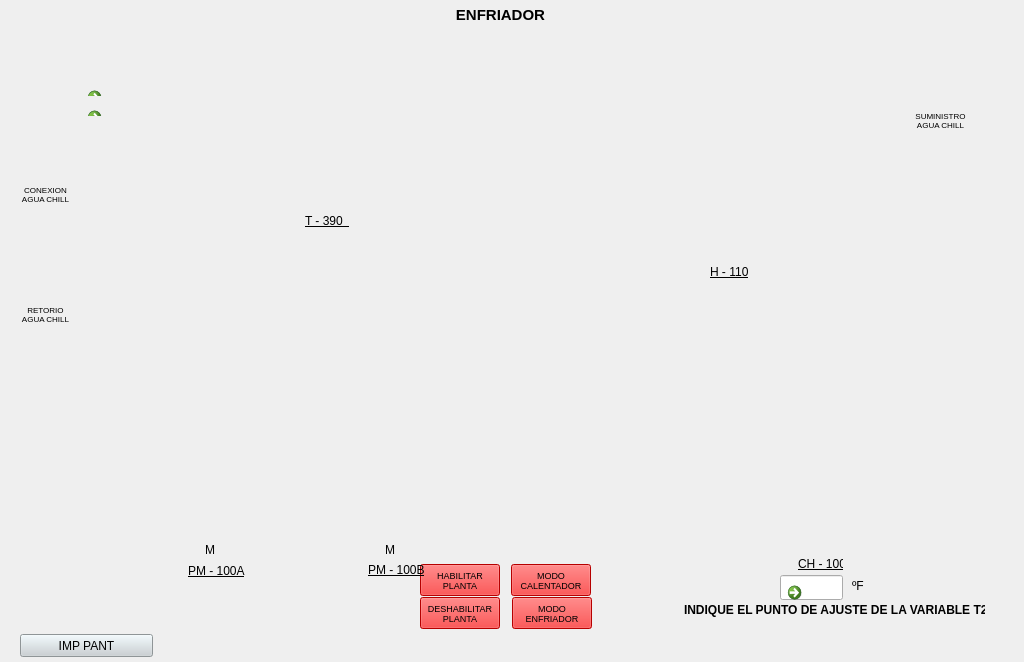
<?xml version="1.0" encoding="UTF-8"?>
<ui version="4.0">
 <class>ENFRIADOR</class>
 <widget class="QWidget" name="ENFRIADOR">
  <property name="geometry">
   <rect>
    <x>0</x>
    <y>0</y>
    <width>1024</width>
    <height>662</height>
   </rect>
  </property>
  <property name="minimumSize">
   <size>
    <width>1024</width>
    <height>662</height>
   </size>
  </property>
  <property name="maximumSize">
   <size>
    <width>1024</width>
    <height>662</height>
   </size>
  </property>
  <property name="windowTitle">
   <string>Form</string>
  </property>
  <widget class="QLabel" name="lbFondo">
   <property name="geometry">
    <rect>
     <x>0</x>
     <y>0</y>
     <width>1024</width>
     <height>662</height>
    </rect>
   </property>
   <property name="text">
    <string/>
   </property>
   <property name="pixmap">
    <pixmap resource="../Resources.qrc">:/Resources/PNG/N5.png</pixmap>
   </property>
  </widget>
  <widget class="QLabel" name="lbEnfT">
   <property name="geometry">
    <rect>
     <x>410</x>
     <y>7</y>
     <width>181</width>
     <height>16</height>
    </rect>
   </property>
   <property name="font">
    <font>
     <pointsize>11</pointsize>
     <weight>75</weight>
     <bold>true</bold>
    </font>
   </property>
   <property name="text">
    <string>ENFRIADOR</string>
   </property>
   <property name="alignment">
    <set>Qt::AlignCenter</set>
   </property>
  </widget>
  <widget class="QPushButton" name="btHabPla">
   <property name="geometry">
    <rect>
     <x>420</x>
     <y>564</y>
     <width>80</width>
     <height>32</height>
    </rect>
   </property>
   <property name="font">
    <font>
     <pointsize>7</pointsize>
     <weight>50</weight>
     <bold>false</bold>
    </font>
   </property>
   <property name="styleSheet">
    <string notr="true">background-color: rgb(255, 0, 0);</string>
   </property>
   <property name="text">
    <string>HABILITAR
PLANTA</string>
   </property>
  </widget>
  <widget class="QPushButton" name="btDesPla">
   <property name="geometry">
    <rect>
     <x>420</x>
     <y>597</y>
     <width>80</width>
     <height>32</height>
    </rect>
   </property>
   <property name="font">
    <font>
     <pointsize>7</pointsize>
     <weight>50</weight>
     <bold>false</bold>
    </font>
   </property>
   <property name="styleSheet">
    <string notr="true">background-color: rgb(255, 0, 0);</string>
   </property>
   <property name="text">
    <string>DESHABILITAR
PLANTA</string>
   </property>
  </widget>
  <widget class="QPushButton" name="btEnfr">
   <property name="geometry">
    <rect>
     <x>512</x>
     <y>597</y>
     <width>80</width>
     <height>32</height>
    </rect>
   </property>
   <property name="font">
    <font>
     <pointsize>7</pointsize>
     <weight>50</weight>
     <bold>false</bold>
    </font>
   </property>
   <property name="styleSheet">
    <string notr="true">background-color: rgb(255, 0, 0);</string>
   </property>
   <property name="text">
    <string>MODO
ENFRIADOR</string>
   </property>
  </widget>
  <widget class="QPushButton" name="btCalent">
   <property name="geometry">
    <rect>
     <x>511</x>
     <y>564</y>
     <width>80</width>
     <height>32</height>
    </rect>
   </property>
   <property name="font">
    <font>
     <pointsize>7</pointsize>
     <weight>50</weight>
     <bold>false</bold>
    </font>
   </property>
   <property name="styleSheet">
    <string notr="true">background-color: rgb(255, 0, 0);</string>
   </property>
   <property name="text">
    <string>MODO
CALENTADOR</string>
   </property>
  </widget>
  <widget class="QLabel" name="lbPm100a">
   <property name="geometry">
    <rect>
     <x>188</x>
     <y>563</y>
     <width>61</width>
     <height>16</height>
    </rect>
   </property>
   <property name="font">
    <font>
     <underline>true</underline>
    </font>
   </property>
   <property name="text">
    <string>PM - 100A</string>
   </property>
  </widget>
  <widget class="QLabel" name="lbPm100b">
   <property name="geometry">
    <rect>
     <x>368</x>
     <y>562</y>
     <width>61</width>
     <height>16</height>
    </rect>
   </property>
   <property name="font">
    <font>
     <underline>true</underline>
    </font>
   </property>
   <property name="text">
    <string>PM - 100B</string>
   </property>
  </widget>
  <widget class="QLabel" name="lbT390">
   <property name="geometry">
    <rect>
     <x>305</x>
     <y>213</y>
     <width>45</width>
     <height>16</height>
    </rect>
   </property>
   <property name="font">
    <font>
     <underline>true</underline>
    </font>
   </property>
   <property name="text">
    <string>T - 390  </string>
   </property>
  </widget>
  <widget class="QLabel" name="lbh110">
   <property name="geometry">
    <rect>
     <x>710</x>
     <y>264</y>
     <width>45</width>
     <height>16</height>
    </rect>
   </property>
   <property name="font">
    <font>
     <underline>true</underline>
    </font>
   </property>
   <property name="text">
    <string>H - 110</string>
   </property>
  </widget>
  <widget class="QLabel" name="lbCh100">
   <property name="geometry">
    <rect>
     <x>798</x>
     <y>556</y>
     <width>45</width>
     <height>16</height>
    </rect>
   </property>
   <property name="font">
    <font>
     <underline>true</underline>
    </font>
   </property>
   <property name="text">
    <string>CH - 100</string>
   </property>
  </widget>
  <widget class="QLabel" name="lbT2U">
   <property name="geometry">
    <rect>
     <x>852</x>
     <y>578</y>
     <width>21</width>
     <height>16</height>
    </rect>
   </property>
   <property name="font">
    <font>
     <underline>false</underline>
    </font>
   </property>
   <property name="text">
    <string>ºF</string>
   </property>
  </widget>
  <widget class="QLabel" name="lbIndT">
   <property name="geometry">
    <rect>
     <x>684</x>
     <y>602</y>
     <width>301</width>
     <height>16</height>
    </rect>
   </property>
   <property name="font">
    <font>
     <weight>75</weight>
     <bold>true</bold>
     <underline>false</underline>
    </font>
   </property>
   <property name="text">
    <string>INDIQUE EL PUNTO DE AJUSTE DE LA VARIABLE T2</string>
   </property>
  </widget>
  <widget class="QLineEdit" name="leT2">
   <property name="geometry">
    <rect>
     <x>780</x>
     <y>575</y>
     <width>63</width>
     <height>25</height>
    </rect>
   </property>
  </widget>
  <widget class="QLabel" name="lbMizq">
   <property name="geometry">
    <rect>
     <x>202</x>
     <y>542</y>
     <width>16</width>
     <height>16</height>
    </rect>
   </property>
   <property name="text">
    <string>M</string>
   </property>
   <property name="alignment">
    <set>Qt::AlignCenter</set>
   </property>
  </widget>
  <widget class="QLabel" name="lbMder">
   <property name="geometry">
    <rect>
     <x>382</x>
     <y>542</y>
     <width>16</width>
     <height>16</height>
    </rect>
   </property>
   <property name="text">
    <string>M</string>
   </property>
   <property name="alignment">
    <set>Qt::AlignCenter</set>
   </property>
  </widget>
  <widget class="QPushButton" name="btImpr">
   <property name="geometry">
    <rect>
     <x>20</x>
     <y>634</y>
     <width>133</width>
     <height>23</height>
    </rect>
   </property>
   <property name="styleSheet">
    <string notr="true">background-color: rgb(200, 208, 212);</string>
   </property>
   <property name="text">
    <string>IMP PANT</string>
   </property>
  </widget>
  <widget class="QLabel" name="lbRetorT">
   <property name="geometry">
    <rect>
     <x>10</x>
     <y>304</y>
     <width>71</width>
     <height>21</height>
    </rect>
   </property>
   <property name="font">
    <font>
     <pointsize>6</pointsize>
    </font>
   </property>
   <property name="text">
    <string>RETORIO
AGUA CHILL</string>
   </property>
   <property name="alignment">
    <set>Qt::AlignCenter</set>
   </property>
  </widget>
  <widget class="QLabel" name="lbConexionT">
   <property name="geometry">
    <rect>
     <x>10</x>
     <y>184</y>
     <width>71</width>
     <height>21</height>
    </rect>
   </property>
   <property name="font">
    <font>
     <pointsize>6</pointsize>
    </font>
   </property>
   <property name="text">
    <string>CONEXION
AGUA CHILL</string>
   </property>
   <property name="alignment">
    <set>Qt::AlignCenter</set>
   </property>
  </widget>
  <widget class="QLabel" name="lbSumiT">
   <property name="geometry">
    <rect>
     <x>905</x>
     <y>110</y>
     <width>71</width>
     <height>21</height>
    </rect>
   </property>
   <property name="font">
    <font>
     <pointsize>6</pointsize>
    </font>
   </property>
   <property name="text">
    <string>SUMINISTRO
AGUA CHILL</string>
   </property>
   <property name="alignment">
    <set>Qt::AlignCenter</set>
   </property>
  </widget>
  <widget class="QCommandLinkButton" name="btnlbAlarma">
   <property name="geometry">
    <rect>
     <x>80</x>
     <y>80</y>
     <width>97</width>
     <height>16</height>
    </rect>
   </property>
   <property name="styleSheet">
    <string notr="true"/>
   </property>
   <property name="text">
    <string/>
   </property>
   <property name="icon">
    <iconset resource="../Resources.qrc">
     <normaloff>:/Resources/PNG/Extras/transparente.svg</normaloff>:/Resources/PNG/Extras/transparente.svg</iconset>
   </property>
  </widget>
  <widget class="QCommandLinkButton" name="btnlbAlarma_2">
   <property name="geometry">
    <rect>
     <x>780</x>
     <y>575</y>
     <width>63</width>
     <height>25</height>
    </rect>
   </property>
   <property name="styleSheet">
    <string notr="true"/>
   </property>
   <property name="text">
    <string/>
   </property>
   <property name="icon">
    <iconset resource="../Resources.qrc">
     <normaloff>:/Resources/PNG/Extras/transparente.svg</normaloff>:/Resources/PNG/Extras/transparente.svg</iconset>
   </property>
  </widget>
  <widget class="QCommandLinkButton" name="btnlbAlarma_3">
   <property name="geometry">
    <rect>
     <x>80</x>
     <y>100</y>
     <width>97</width>
     <height>16</height>
    </rect>
   </property>
   <property name="styleSheet">
    <string notr="true"/>
   </property>
   <property name="text">
    <string/>
   </property>
   <property name="icon">
    <iconset resource="../Resources.qrc">
     <normaloff>:/Resources/PNG/Extras/transparente.svg</normaloff>:/Resources/PNG/Extras/transparente.svg</iconset>
   </property>
  </widget>
  <widget class="WLabel" name="wLabel">
   <property name="geometry">
    <rect>
     <x>780</x>
     <y>578</y>
     <width>61</width>
     <height>21</height>
    </rect>
   </property>
   <property name="id">
    <string>p_Fix32_NODE_INPUT_TY_177B_F_CV</string>
   </property>
  </widget>
  <widget class="WLineEdit" name="wLineEdit">
   <property name="geometry">
    <rect>
     <x>78</x>
     <y>80</y>
     <width>100</width>
     <height>18</height>
    </rect>
   </property>
   <property name="id">
    <string>p_Fix32_NODE_YSA_220_A_Tag</string>
   </property>
   <property name="Fondo_Inicial" stdset="0">
    <enum>WLineEdit::Rojo</enum>
   </property>
  </widget>
  <widget class="WLineEdit" name="wLineEdit_2">
   <property name="geometry">
    <rect>
     <x>78</x>
     <y>100</y>
     <width>100</width>
     <height>18</height>
    </rect>
   </property>
   <property name="id">
    <string>p_Fix32_NODE_YSA_177_A_Tag</string>
   </property>
  </widget>
  <zorder>lbFondo</zorder>
  <zorder>wLineEdit_2</zorder>
  <zorder>wLineEdit</zorder>
  <zorder>btnlbAlarma_3</zorder>
  <zorder>btnlbAlarma</zorder>
  <zorder>lbEnfT</zorder>
  <zorder>btHabPla</zorder>
  <zorder>btDesPla</zorder>
  <zorder>btEnfr</zorder>
  <zorder>btCalent</zorder>
  <zorder>lbPm100a</zorder>
  <zorder>lbPm100b</zorder>
  <zorder>lbT390</zorder>
  <zorder>lbh110</zorder>
  <zorder>lbCh100</zorder>
  <zorder>lbT2U</zorder>
  <zorder>lbIndT</zorder>
  <zorder>leT2</zorder>
  <zorder>lbMizq</zorder>
  <zorder>lbMder</zorder>
  <zorder>btImpr</zorder>
  <zorder>lbRetorT</zorder>
  <zorder>lbConexionT</zorder>
  <zorder>lbSumiT</zorder>
  <zorder>btnlbAlarma_2</zorder>
  <zorder>wLabel</zorder>
 </widget>
 <customwidgets>
  <customwidget>
   <class>WLabel</class>
   <extends>QWidget</extends>
   <header>wlabel.h</header>
  </customwidget>
  <customwidget>
   <class>WLineEdit</class>
   <extends>QWidget</extends>
   <header>wlineedit.h</header>
  </customwidget>
 </customwidgets>
 <resources>
  <include location="../Resources.qrc"/>
 </resources>
 <connections/>
</ui>
